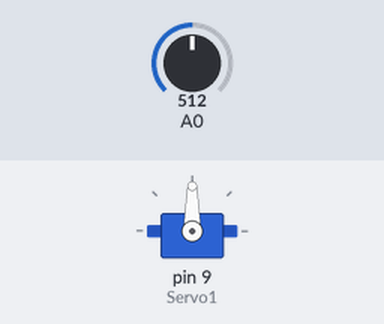
Bench run of a sketch on a simulated Arduino Uno, built with avr-gcc and run on an emulated ATmega328P. Parts: servo. The test bench sets the inputs (shaded band); at power-on: A0 = 512. What the sketch prints to the serial monitor is not drawn.

Above: at 1.2 s.
1.3 s: A0 set to 716
At 1.6 s:
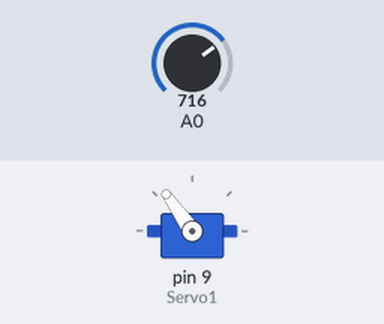
2.8 s: A0 set to 900
At 4.0 s:
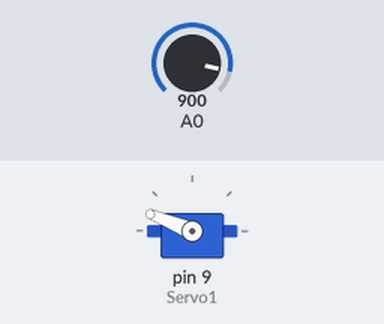
4.3 s: A0 set to 1023
At 5.1 s:
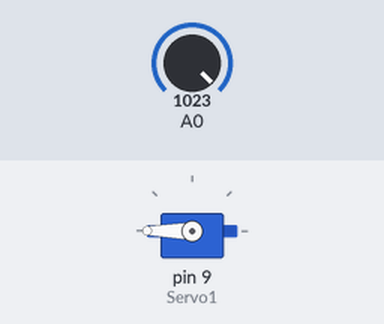
5.8 s: A0 set to 306
At 6.3 s:
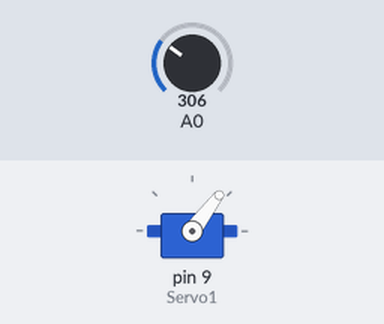
7.3 s: A0 set to 122
At 8.5 s:
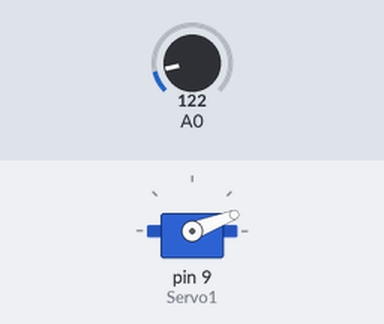
8.8 s: A0 set to 0
At 9.6 s:
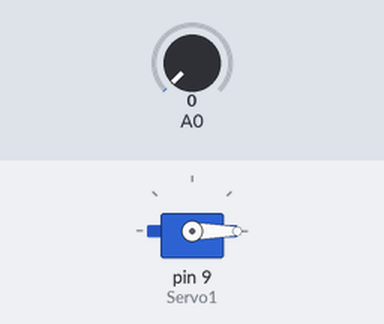
Timing chart, 0 to 11.3 s (numbered marks = the images above; inputs shaded):
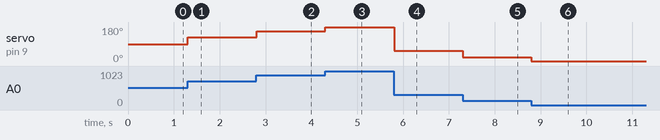

The sketch:

Servo_poti.ino
```cpp
#include <Servo.h>

Servo Servo1;
int voltagePoti;
int angleServo1;

void setup() {
  // put your setup code here, to run once:
Servo1.attach(9);
Serial.begin(9600);
}

void loop() {
  // put your main code here, to run repeatedly:
voltagePoti = analogRead(A0);
angleServo1 = map(voltagePoti, 0, 1023, 0, 180);

Servo1.write(angleServo1);
Serial.println(angleServo1);
}
```

Measured:
- after the input at 1.3 s, servo on pin 9 (Servo1): 90° → 125° at once
- after the input at 2.8 s, servo on pin 9 (Servo1): 125° → 158° at once
- after the input at 4.3 s, servo on pin 9 (Servo1): 158° → 180° at once
- after the input at 5.8 s, servo on pin 9 (Servo1): 180° → 53° at once
- after the input at 7.3 s, servo on pin 9 (Servo1): 53° → 21° at once
- after the input at 8.8 s, servo on pin 9 (Servo1): 21° → 0° at once
